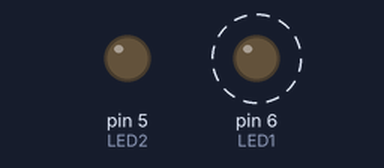
The sketch below on a simulated Arduino Uno, built with avr-gcc and run on an emulated ATmega328P. Parts: output pins drawn as LEDs (lit = HIGH). Dashed ring = blinking.

Above: at 0.05 s.
Timing chart, 0 to 4.7 s (numbered marks = the images above):
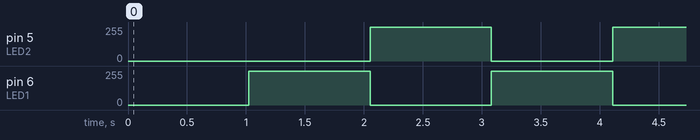

Measured:
- by itself, pin 5 (LED2), pin 6 (LED1): alternates 255/255 for 1.0 s and 0/255 for 1.0 s

The sketch:

treti.ino
```cpp
const int LED1 = 6;
const int LED2 = 5;

void setup() {
  pinMode(LED1, OUTPUT);
  pinMode(LED2, OUTPUT);
}

void loop() {
  for (int i = 0; i <= 255; i++) {
    analogWrite(LED1, i);
    analogWrite(LED2, (255 - i));
    delay(4);
  }
  for (int i = 255; i >= 0; i--) {
    analogWrite(LED1, i);
    analogWrite(LED2, (255 - i));
    delay(4);
  }
}
```
